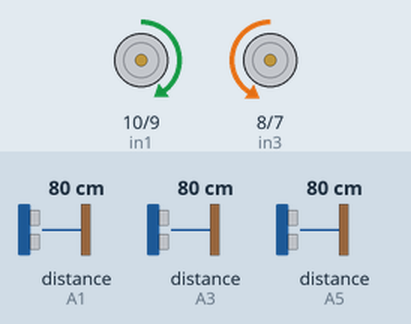
A sketch run on a simulated Arduino Uno, built with avr-gcc and run on an emulated ATmega328P. Parts: motor-driver pin pairs drawn as motors (green arrow = first pin HIGH = forward, orange = second pin HIGH = backward, longer = more drive, scaled by the enable pin). Wiring (inferred from the names in the program): 3 × ultrasonic range finder: trigger A0, echo A1 / trigger A2, echo A3 / trigger A4, echo A5. The inputs (shaded band) are chosen by the test bench; at power-on: distance to the obstacle (sensors on A1, A5, A3) 80 cm. The echo pulse lasts 58.3 µs per cm; what the sketch prints to the serial monitor is not drawn.

Above: at 5.2 s.
5.3 s: distance to the obstacle (sensor on A1) set to 23 cm
8.3 s: distance to the obstacle (sensor on A1) set to 19 cm
At 9.5 s:
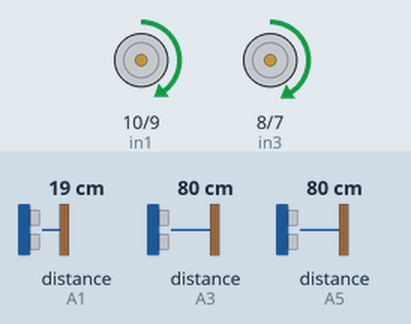
9.9 s: distance to the obstacle (sensor on A5) set to 19 cm
12.9 s: distance to the obstacle (sensor on A5) set to 17 cm
At 13.8 s:
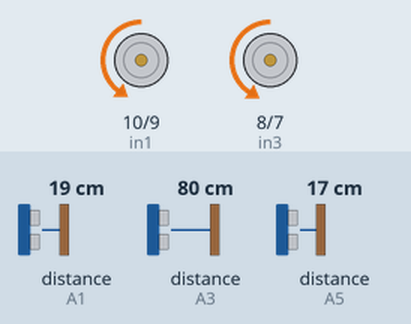
14.5 s: distance to the obstacle (sensor on A3) set to 2 cm
At 15.9 s:
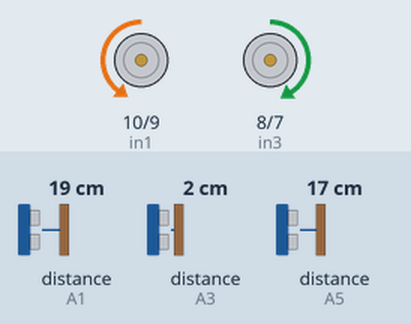
17.5 s: distance to the obstacle (sensor on A3) set to 120 cm
At 19.4 s:
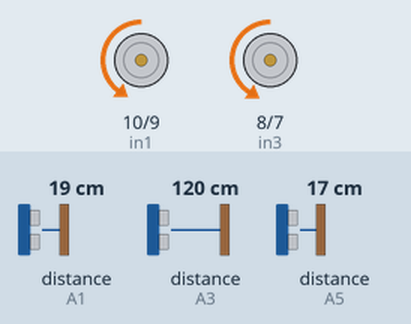
Timing chart, 0 to 20.1 s (numbered marks = the images above; inputs shaded):
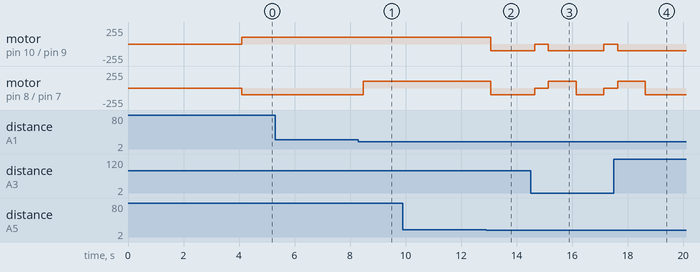

The sketch:

robotmaze01.ino
```cpp
int trig1 = A0, echo1 = A1;// cảm biến trái
int trig2 = A2, echo2 = A3;// cảm biến giữa
int trig3 = A4, echo3 = A5;// cảm biến phải

int  ENA = 11, ENB = 3;// chân điều khiển tốc độ
int  in1 = 10, in2 = 9, in3 = 8, in4 = 7;// chân điều khiển hướng đi

int leftSpeed = 99, rightSpeed = 104;// tốc độ bánh xe**
long Duration, Distance;// thời gian, khoảng cách phản lại
long leftDistance = 0, middleDistance = 0, rightDistance = 0;
float soundSpeed = 0.0343;//tôc độ âm thanh 343 m/s = 0.0343 cm/um
int Wall = 20;//Khoảng cách vật chắn**

void setup()
{
  Serial.begin(9600);
  pinMode(trig1, OUTPUT);
  pinMode(trig2, OUTPUT);
  pinMode(trig3, OUTPUT);
  pinMode(echo1, INPUT);
  pinMode(echo2, INPUT);
  pinMode(echo3, INPUT);

  pinMode(ENA, OUTPUT);
  pinMode(ENB, OUTPUT);
  pinMode(in1, OUTPUT);
  pinMode(in2, OUTPUT);
  pinMode(in3, OUTPUT);
  pinMode(in4, OUTPUT);
  Stop();
  delay(4000);
}

long leftMeasurement()//Đo khoảng cách trái
{
  digitalWrite(trig1, LOW);
  delayMicroseconds(2);
  digitalWrite(trig1, HIGH);
  delayMicroseconds(10);
  digitalWrite(trig1, LOW);
  Duration = pulseIn(echo1, HIGH);
  Distance = soundSpeed * (Duration / 2);//s =v*t
  return(Distance);
}

long middleMeasurement()// Đo khoảng cách phía trước
{
  digitalWrite(trig2, LOW);
  delayMicroseconds(2);
  digitalWrite(trig2, HIGH);
  delayMicroseconds(10);
  digitalWrite(trig2, LOW);
  Duration = pulseIn(echo2, HIGH);
  Distance = soundSpeed * Duration / 2;
  return(Distance);
}

long rightMeasurement()// Đo khoảng cách phải
{
  digitalWrite(trig3, LOW);
  delayMicroseconds(2);
  digitalWrite(trig3, HIGH);
  delayMicroseconds(10);
  digitalWrite(trig3, LOW);
  Duration = pulseIn(echo3, HIGH);
  Distance = soundSpeed * Duration / 2;
  return(Distance);
}


void Forward()
{
  Serial.print("Đang đi Thẳng");
  analogWrite(ENA, leftSpeed);
  analogWrite(ENB, rightSpeed);
  digitalWrite(in1, HIGH);
  digitalWrite(in2, LOW);
  digitalWrite(in3, LOW);
  digitalWrite(in4, HIGH);
}

void turnLeft()
{
  Serial.print("Rẽ trái!!");
  analogWrite(ENA, leftSpeed);
  analogWrite(ENB, rightSpeed);
  digitalWrite(in1, LOW);
  digitalWrite(in2, HIGH);
  digitalWrite(in3, LOW);
  digitalWrite(in4, HIGH);
}

void turnRight()
{
  Serial.print("Rẽ Phải!!");
  analogWrite(ENA, leftSpeed);
  analogWrite(ENB, rightSpeed);
  digitalWrite(in1, HIGH);
  digitalWrite(in2, LOW);
  digitalWrite(in3, HIGH);
  digitalWrite(in4, LOW);
}

void BackWard()
{
  Serial.print("Chú ý de xe!!");
  analogWrite(ENA, leftSpeed);
  analogWrite(ENB, rightSpeed);
  digitalWrite(in1, LOW);
  digitalWrite(in2, HIGH);
  digitalWrite(in3, HIGH);
  digitalWrite(in4, LOW);
}


void Stop()
{
  Serial.print("Phát hiện vật cản!!");
  analogWrite(ENA, LOW);
  analogWrite(ENB, LOW);
}

void loop()
{
  leftDistance = leftMeasurement();
  delay(10);
  middleDistance = middleMeasurement();
  delay(10);
  rightDistance = rightMeasurement();
  delay(10);

  Serial.print("Khoảng cách trái: ");
  Serial.print(leftDistance);
  Serial.println("Cm");

  Serial.print("Khoảng cách phía trước: ");
  Serial.print(middleDistance);
  Serial.println("Cm");

  Serial.print("Khoảng cách Phải: ");
  Serial.print(rightDistance);
  Serial.println("Cm");


  if(leftDistance < Wall && middleDistance > Wall && rightDistance > Wall)
  {
    turnRight();
    delay(25);
  }
  else if(leftDistance > Wall && middleDistance < Wall && rightDistance > Wall)
  {
    if(leftDistance > rightDistance)
    {
      turnLeft();
      delay(500);
    }
    if(leftDistance < rightDistance)
    {
      turnRight();
      delay(500);
    }
  }
  else if(leftDistance > Wall && middleDistance > Wall && rightDistance < Wall)
  {
    turnLeft();
    delay(25);
  }
  else if(leftDistance < Wall && middleDistance < Wall && rightDistance > Wall)
  {
    turnRight();
    delay(500);
  }
  else if(leftDistance > Wall && middleDistance < Wall && rightDistance < Wall)
  {
    turnLeft();
    delay(500);
  }

  else if(leftDistance < Wall && middleDistance > Wall && rightDistance < Wall)
  {
    if(leftDistance > rightDistance)
    {
      turnLeft();
      delay(50);
    }
    if(leftDistance < rightDistance)
    {
      turnRight();
      delay(50);
    }
  }
  else if(leftDistance < Wall && middleDistance < Wall && rightDistance < Wall)
  {
    Stop();
    delay(500);
    BackWard();
    delay(1000);
    turnLeft();
    delay(900);
  }
  else
  {
    Forward();
  }
}
```

Measured:
- the behaviour switches between 21 and 20 cm on distance to the obstacle (sensor on A1) (found by bisection; images 0 and 1)
- the behaviour switches between 19 and 18 cm on distance to the obstacle (sensor on A5) (found by bisection; images 1 and 2)
- after the input at 5.3 s, every drawn part: stays the same
- after the input at 8.3 s, motor on pin 8 (in3) / pin 7 (in4): backward 104/255 → forward 104/255 after 0.18 s
- after the input at 9.9 s, every drawn part: stays the same
- after the input at 12.9 s, motor on pin 10 (in1) / pin 9 (in2): forward 99/255 → backward 99/255 after 0.16 s; motor on pin 8 (in3) / pin 7 (in4): forward 104/255 → backward 104/255 after 0.16 s
- after the input at 14.5 s, motor on pin 10 (in1) / pin 9 (in2): backward 99/255 → stopped after 0.15 s, → backward 99/255 0.50 s later, → stopped 2.0 s later; motor on pin 8 (in3) / pin 7 (in4): backward 104/255 → stopped after 0.15 s, → forward 104/255 0.50 s later, → backward 104/255 1.0 s later, → stopped 0.99 s later
- after the input at 17.5 s, motor on pin 10 (in1) / pin 9 (in2): goes on until 17.6 s, then stays backward 99/255; motor on pin 8 (in3) / pin 7 (in4): goes on until 18.6 s, then stays backward 104/255
